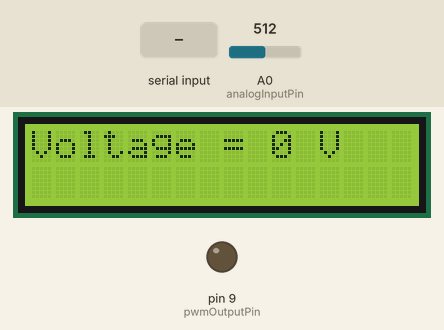
Recording of a sketch running on a simulated Arduino Uno, built with avr-gcc and run on an emulated ATmega328P. On the bench: 16×2 character LCD, output pins drawn as LEDs (lit = HIGH). The inputs (shaded band) are chosen by the test bench; at power-on: A0 (analogInputPin) = 512. What the sketch prints to the serial monitor is not drawn.

Above: at 1.2 s.
1.3 s: "90,45\n" received over Serial
At 2.2 s:
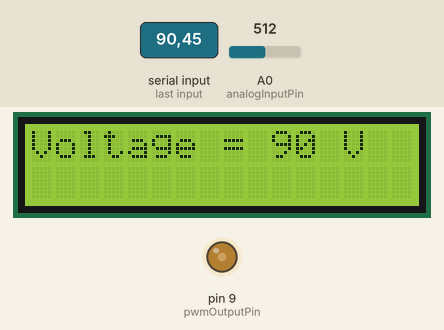
3.1 s: "5\n" received over Serial
At 4.0 s:
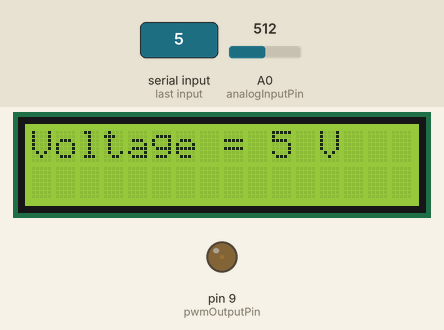
4.6 s: "200\n" received over Serial
At 5.0 s:
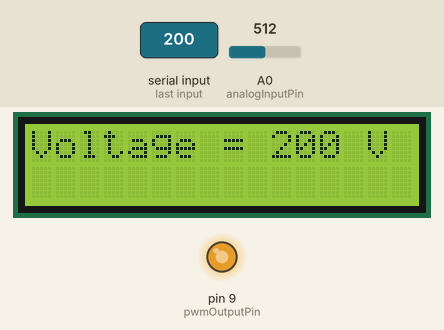
6.1 s: "5\n" received over Serial
At 6.8 s:
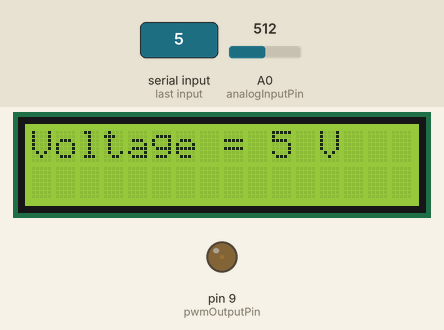
7.6 s: "90\n" received over Serial
At 8.7 s:
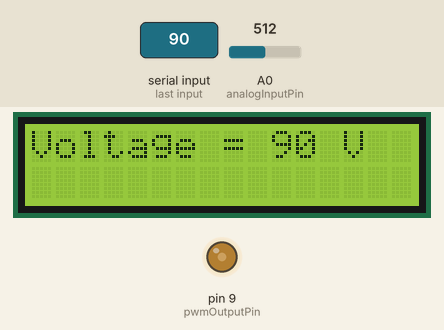
9.1 s: "5\n" received over Serial
At 10.5 s:
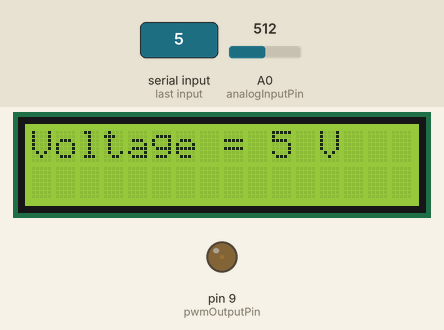
Timing chart, 0 to 11.7 s (numbered marks = the images above; inputs shaded):
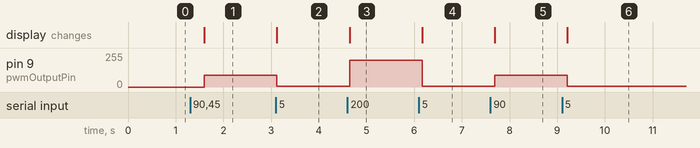

Measured:
- after the input at 1.3 s, pin 9 (pwmOutputPin): 0/255 → 90/255 after 0.30 s; the display: changes after 0.30 s (image 1)
- after the input at 3.1 s, pin 9 (pwmOutputPin): 90/255 → 5/255 at once; the display: changes at once (image 2)
- after the input at 4.6 s, pin 9 (pwmOutputPin): 5/255 → 200/255 after 0.05 s; the display: changes after 0.05 s (image 3)
- after the input at 6.1 s, pin 9 (pwmOutputPin): 200/255 → 5/255 after 0.07 s; the display: changes after 0.07 s (image 4)
- after the input at 7.6 s, pin 9 (pwmOutputPin): 5/255 → 90/255 after 0.09 s; the display: changes after 0.09 s (image 5)
- after the input at 9.1 s, pin 9 (pwmOutputPin): 90/255 → 5/255 after 0.11 s; the display: changes after 0.11 s (image 6)

The sketch:

LiquidCrystal.ino
```cpp
#include<LiquidCrystal.h>

const int analogInputPin = A0;  // Analog input pin that the voltage is connected to
const int pwmOutputPin = 9;
int outputValue = 0;
float inputVoltage = 0.0;       // Variable to hold the input voltage
int receivedInt = 0;    // variable to hold the received data

LiquidCrystal lcd(12, 11, 5, 4, 3, 2);
void setup()
{
  Serial.begin(9600);
 lcd.begin(16, 2);
}

void loop()
{
  // Read the input on analog pin 0:
  int sensorValue = analogRead(analogInputPin);
  // Generate output value to analog output with sensor
  String inputString = ""; // String to hold input

  // Check if data is available to read
  while (Serial.available()) {
    // Delay to allow buffer to fill:
    delay(5);

    // Read incoming characters
    char inChar = Serial.read();
    inputString += inChar;
  }

  // If the input string is not empty, convert to integer:
  if (inputString != "") {
    outputValue = inputString.toInt();
    Serial.print("OutputVal=");
                 Serial.print(outputValue);
    Serial.print("\n");
  }


  // Convert the analog reading (which goes from 0 - 1023) to a voltage (0 - 5V):
  inputVoltage = sensorValue * (5.0 / 1023.0);

  // Print out the value in volts:
  lcd.setCursor(0,0);
  lcd.print("Voltage = " );
  lcd.print(outputValue);
  lcd.println(" V");
  analogWrite(pwmOutputPin, outputValue);

  // Delay for a bit to make the output easier to read:
  delay(500);
}
```
